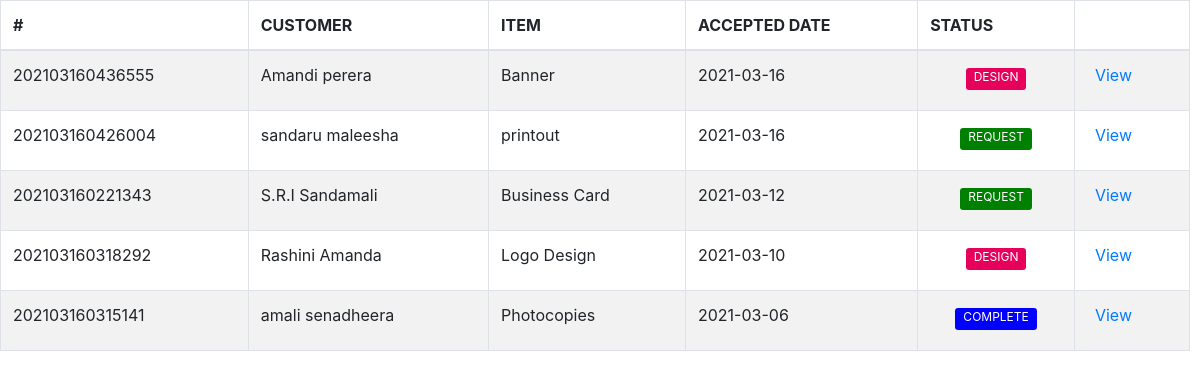
Page /tables/jobs_table.php (signed in) on the earlier database version.
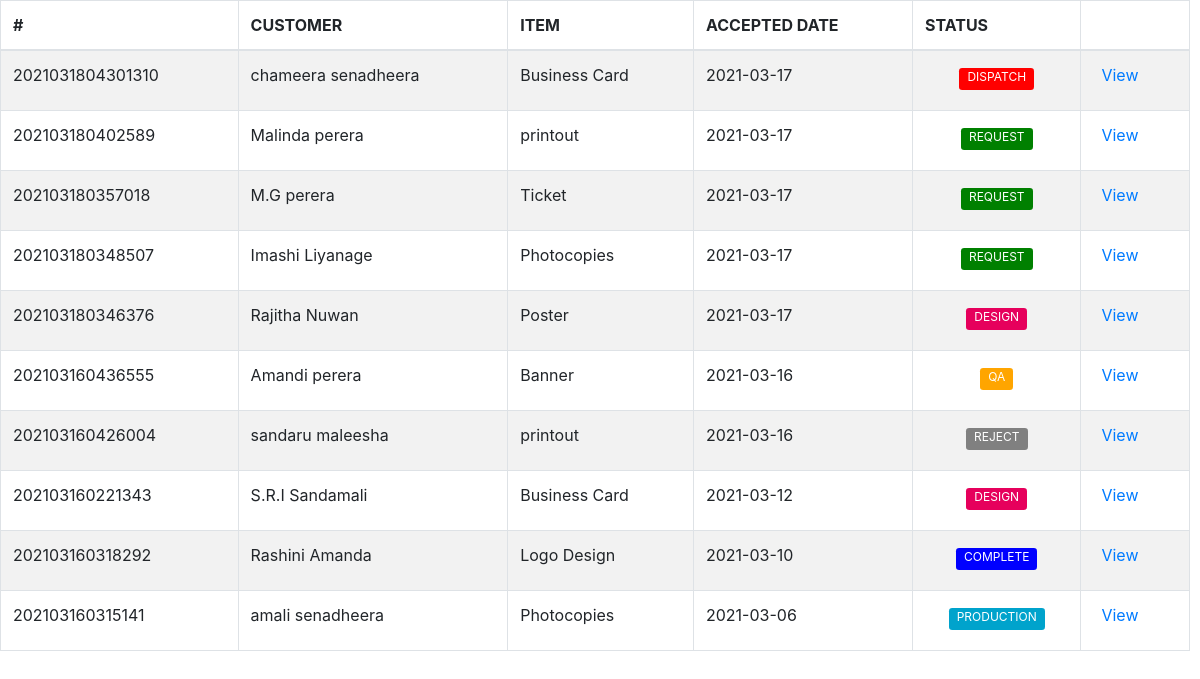
Same page on the later database version.
### tables this page shows
CREATE TABLE `jobs` (
  `id` int(11) NOT NULL,
  `job_no` varchar(100) NOT NULL,
  `customer` varchar(400) NOT NULL,
  `channel` varchar(100) NOT NULL,
  `job_type` varchar(100) NOT NULL,
  `product` varchar(100) NOT NULL,
  `category` varchar(100) NOT NULL,
  `material` varchar(64) NOT NULL,
  `size` varchar(50) NOT NULL,
  `bind` varchar(50) NOT NULL,
  `colour` text NOT NULL,
  `user_description` varchar(250) NOT NULL,
  `date` date NOT NULL,
  `quantity` decimal(10,2) NOT NULL,
  `budget` decimal(10,2) NOT NULL,
  `discount` decimal(10,2) NOT NULL,
  `discounted` decimal(10,2) NOT NULL,
  `ad_pay_amount` decimal(10,2) NOT NULL,
  `rest` decimal(10,2) NOT NULL,
  `admin_description` varchar(250) NOT NULL,
  `state` enum('request','design','production','reject','QA','complete','dispatch') NOT NULL,
  `accepted_by` varchar(100) NOT NULL,
  `designed_by` varchar(150) NOT NULL,
  `production_by` varchar(150) NOT NULL,
  `checked_by` varchar(100) NOT NULL,
  `failed_reason` varchar(255) NOT NULL,
  `cash` decimal(10,2) NOT NULL,
  `change_amt` decimal(10,2) NOT NULL,
  `payment` decimal(10,2) NOT NULL,
  `dispatch_day` varchar(100) NOT NULL,
  `dispatch_year` varchar(10) NOT NULL,
  `dispatch_month` varchar(10) NOT NULL,
  `dispatched_by` varchar(150) NOT NULL
);

### tables/jobs_table.php (the view, shortened to what this page needs)
<!DOCTYPE html>
<html>
<head>
</head>
<body>
      <?php
      require '../include/config.php';
      if(isset($_POST["query"]))
      {
         $search =$_POST["query"];
         $query = "SELECT * FROM jobs WHERE job_no LIKE '%".$search."%' ";
      }
      else
      {
      $query = "SELECT * FROM jobs ORDER BY id DESC";
      }
      $result = mysqli_query($conn ,$query);
      if(mysqli_num_rows($result)>0)
      {
      ?>
 <div class="tablealign">
 <?php include('../include/head.php'); ?>
  <table id="example" class="table table-striped table-bordered" style="width:100%">
   <thead>
    <tr>
     <th>#</th>
     <th>CUSTOMER</th>
     <th>ITEM</th>
     <th>ACCEPTED DATE</th>
     <th>STATUS</th>
     <th></th>
    </tr>
   </thead>
   <tbody>
   <?php
   while($row = mysqli_fetch_array($result))
   {
    echo '
    <tr>
     <td>'.$row["job_no"].'</td>
     <td>'.$row["customer"].'</td>
     <td>'.$row["product"].'</td>
     <td>'.$row["date"].'</td>';
     if($row["state"]=="request"){
        echo
        '<td> <center> <label class="btn-sm" style="background-color:green; border: 0px; color: #ffffff; font-size: 12px; padding-top: 0px;">'."REQUEST".'</label></center></td>';
     }else if($row["state"]=="design"){
        echo
        '<td> <center> <label class="btn-sm" style="background-color:#e6005c; border: 0px; color: #ffffff; font-size: 12px; padding-top: 0px;">'."DESIGN".'</label></center></td>';
     }else if($row["state"]=="production"){
        echo
        '<td> <center> <label class="btn-sm" style="background-color:#00a3cc; border: 0px; color: #ffffff; font-size: 12px; padding-top: 0px;">'."PRODUCTION".'</label></center></td>';
     }else if($row["state"]=="QA"){
        echo
        '<td> <center> <label class="btn-sm" style="background-color:orange; border: 0px; color: #ffffff; font-size: 12px; padding-top: 0px;">'."QA".'</label></center></td>';
     }else if($row["state"]=="dispatch"){
        echo
        '<td> <center> <label class="btn-sm" style="background-color:red; border: 0px; color: #ffffff; font-size: 12px; padding-top: 0px;">'."DISPATCH".'</label></center></td>';
     }else if($row["state"]=="complete"){
        echo
        '<td> <center> <label class="btn-sm" style="background-color:blue; border: 0px; color: #ffffff; font-size: 12px; padding-top: 0px;">'."COMPLETE".'</label></center></td>';
     }else if($row["state"]=="reject"){
        echo
        '<td> <center> <label class="btn-sm" style="background-color:gray; border: 0px; color: #ffffff; font-size: 12px; padding-top: 0px;">'."REJECT".'</label></center></td>';
     }
    echo '
      <td><button type="button"  id="' .$row["id"].'" name="'.$row["id"].'" class="btn btn-primary btn-sm view_data" data-toggle="modal" data-target="#myModaljobs" style="background-color: transparent; border: 0px; color: #007bff; font-size: 16px; padding-top: 0px;">View</button></td>
    </tr>
     ';
   }
   ?>
   </tbody>
  </table>
</div>
   <?php
  }
  else
  {
   echo 'Data Not Found';
  }
  ?>
  </body>
  </html>

### include/head.php (shortened to what this page needs)
<link href="../vendor/bootstrap/css/bootstrap.min.css" rel="stylesheet">
<link href="../vendor/font-awesome/css/font-awesome.min.css" rel="stylesheet" type="text/css">
<link href="../vendor/datatables/dataTables.bootstrap4.css" rel="stylesheet">
<link href="../css/sb-admin.css" rel="stylesheet">
<link href="../css/main.css" rel="stylesheet">

### css/sb-admin.css (style rules this page uses)
html { position: relative; min-height: 100%; }
body { overflow-x: hidden; }

### tables/jobs_table.php (style rules this page uses)
.tablealign { margin-right: 10px; }

Differences in the rows shown:
added jobs: job_no "2021031804301310", customer "chameera senadheera", product "Business Card", date "2021-03-17", state "DISPATCH"
added jobs: job_no "202103180402589", customer "Malinda perera", product "printout", date "2021-03-17", state "REQUEST"
added jobs: job_no "202103180357018", customer "M.G perera", product "Ticket", date "2021-03-17", state "REQUEST"
added jobs: job_no "202103180348507", customer "Imashi Liyanage", product "Photocopies", date "2021-03-17", state "REQUEST"
added jobs: job_no "202103180346376", customer "Rajitha Nuwan", product "Poster", date "2021-03-17", state "DESIGN"
changed jobs "Amandi perera": state "DESIGN" → "QA"
changed jobs "sandaru maleesha": state "REQUEST" → "REJECT"
changed jobs "S.R.I Sandamali": state "REQUEST" → "DESIGN"
changed jobs "Rashini Amanda": state "DESIGN" → "COMPLETE"
changed jobs "amali senadheera": state "COMPLETE" → "PRODUCTION"
